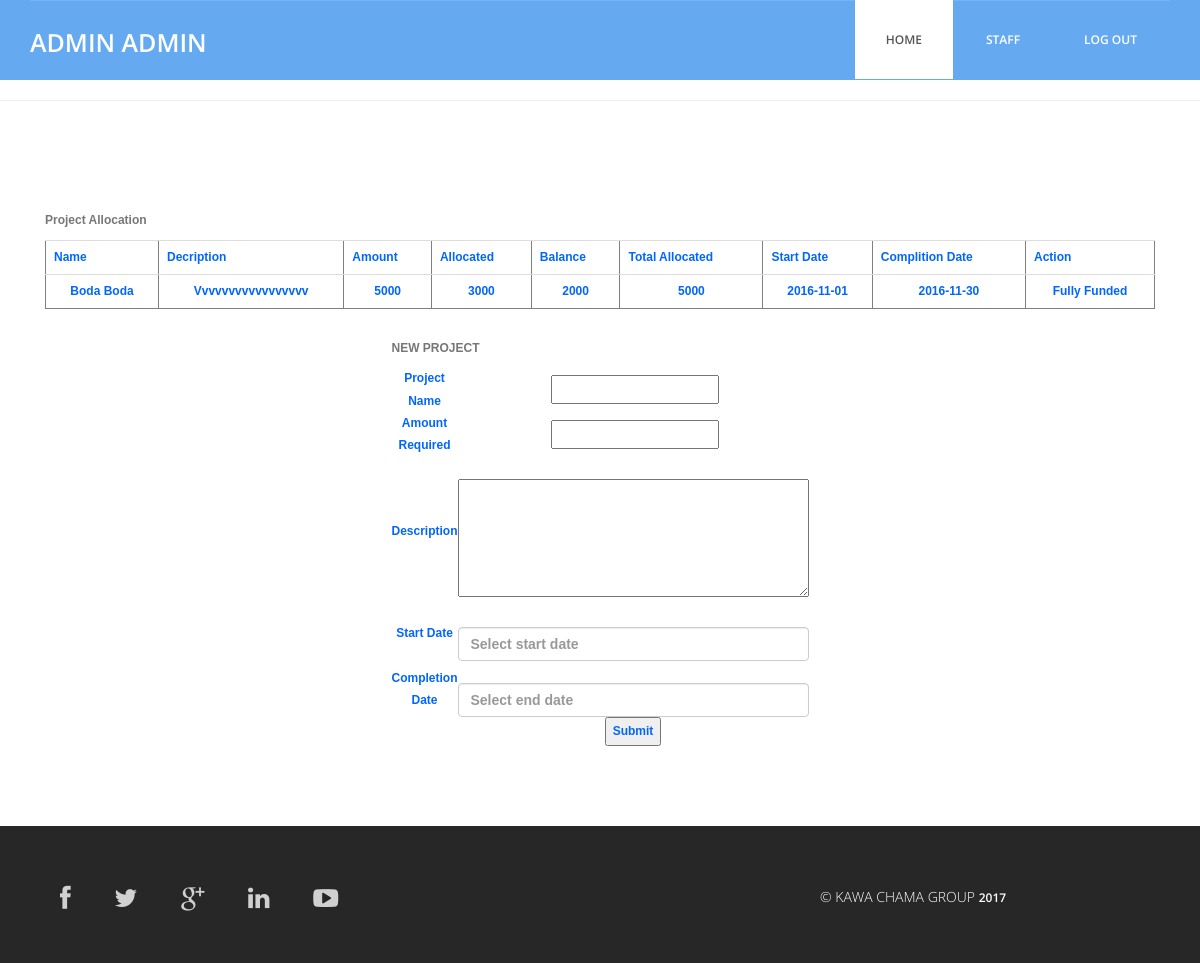
The app's page /admin/admin.php (signed in) with its own data.
### tables this page shows
CREATE TABLE IF NOT EXISTS `users` (
`id` int(11) NOT NULL,
  `f_name` varchar(60) NOT NULL,
  `l_name` varchar(60) NOT NULL,
  `id_no` int(11) NOT NULL,
  `username` varchar(60) NOT NULL,
  `password` varchar(60) NOT NULL,
  `reg_date` timestamp NOT NULL DEFAULT CURRENT_TIMESTAMP,
  `access` int(11) NOT NULL DEFAULT '0',
  `all` int(11) NOT NULL
);

CREATE TABLE IF NOT EXISTS `projects` (
  `name` varchar(60) NOT NULL,
  `amount_req` int(11) NOT NULL,
  `allocated` int(11) NOT NULL,
  `desc` text NOT NULL,
  `start_date` date NOT NULL,
  `end_date` date NOT NULL,
`id` int(11) NOT NULL,
  `bal` int(11) NOT NULL,
  `total` int(11) NOT NULL
);

### admin/admin.php (the view, shortened to what this page needs)
<?php require_once('../Connections/conn.php'); ?>
<?php
$editFormAction = $_SERVER['PHP_SELF'];
if (isset($_SERVER['QUERY_STRING'])) {
  $editFormAction .= "?" . htmlentities($_SERVER['QUERY_STRING']);
}
$query_project = "SELECT * FROM projects";
$project = mysql_query($query_project, $conn) or die(mysql_error());
$row_project = mysql_fetch_assoc($project);
$totalRows_project = mysql_num_rows($project);
?>
<!DOCTYPE html>
<html lang="en">
  <head>
    <link href="../css/bootstrap.min.css" rel="stylesheet">
	<link rel="stylesheet" href="../css/font-awesome.min.css">
	<link rel="stylesheet" href="../css/animate.css">
	<link href="../css/animate.min.css" rel="stylesheet">
	<link href="../css/style.css" rel="stylesheet" />
	<link href="../SpryAssets/SpryValidationTextField.css" rel="stylesheet" type="text/css">
	<link href="../SpryAssets/SpryValidationTextarea.css" rel="stylesheet" type="text/css">
   <link rel="stylesheet" href="../calender/assets/css/jquery-ui.min.css">
  </head>
  <body>
	<header id="header">
        <?php include('../header/admin_head.php');?>
    </header>
	<hr>
	<div class="services">
		<div class="container">
			<div class="col-md-12">
			<form name="form1" method="post" action="">
					<table width="50%" border="1" align="right" id="newMember" class="table table-responsive">
							<caption>
									Project Allocation
									</caption>
							<tr>
									<th scope="col">Name</th>
									<th scope="col">Decription</th>
									<th scope="col">Amount</th>
									<th scope="col">Allocated</th>
									<th scope="col">balance</th>
									<th scope="col">Total Allocated</th>
									<th scope="col">Start date</th>
									<th scope="col">Complition date</th>
									<th scope="col">Action</th>
							</tr>
									<?php if ($totalRows_project > 0) {  ?>
											<?php do { ?>
											<tr>
													<td><?php echo $row_project['name']; ?></td>
													<td><?php echo $row_project['desc']; ?></td>
													<td><?php echo $row_project['amount_req']; ?></td>
													<td><?php echo $row_project['allocated']; ?></td>
													<td><?php echo $balance=($row_project['amount_req']-$row_project['allocated']); ?></td>
													<td><?php echo $row_project['total']; ?></td>
													<td><?php echo $row_project['start_date']; ?></td>
													<td><?php echo $row_project['end_date']; ?></td>
													<td>
													<?php if($row_project['amount_req']!==$row_project['total']){?>
													<a href="allocate.php?name=<?php echo $row_project['name']; ?>">Allocate</a></td>									<?php }else{echo "Fully Funded";}?>
													</tr>
													<?php } while ($row_project = mysql_fetch_assoc($project)); ?>
											<?php }  ?>
					</table>
			</form>
			</div>
				<div class="col-md-12">
			<form action="<?php echo $editFormAction; ?>" method="POST" name="events" id="events">
					<table width="300" border="0" id="newMember" align="center">
							<caption>
									NEW PROJECT
									</caption>
							<tr>
									<td width="96" scope="col">Project name</td>
									<td width="240" scope="col"><span id="sprytextfield1">
											<input type="text" name="name" id="name">
											<span class="textfieldRequiredMsg">A value is required.</span></span></td>
							</tr>
							<tr>
									<td>Amount required</td>
									<td><span id="sprytextfield2">
											<input type="text" name="amound" id="amound">
											<span class="textfieldRequiredMsg">A value is required.</span></span></td>
							</tr>
							<tr>
									<td>Description</td>
									<td><span id="sprytextarea1">
											<textarea name="decr" id="decr" cols="45" rows="5"></textarea>
											<span class="textareaRequiredMsg">A value is required.</span></span></td>
							</tr>
							<tr>
									<td>Start date</td>
									<td> <label for="start" class="form-group"></label>
                                    <input type="text" name="start" id="datepicker" class="form-control" required autocomplete="off" placeholder="Select start date"></td>
							</tr>
							<tr>
									<td>Completion date</td>
									<td><label for="end" class="form-group"></label>
                                    <input type="text" name="end" id="datepicker2" class="form-control" required autocomplete="off" placeholder="Select end date"></td>
							</tr>
							<tr>
									<td>&nbsp;</td>
									<td><input type="submit" name="submit" id="submit" value="Submit"></td>
							</tr>
					</table>
			</form>
			</div>
		</div>
	</div>
	<div class="sub-footer">
		<?php include('../footer/sub_footer.php');?>
	</div>
  </body>
</html>

### header/admin_head.php (shortened to what this page needs)
<?php require_once('../Connections/conn.php'); ?>
<?php
$logoutAction = $_SERVER['PHP_SELF']."?doLogout=true";
?>
<?php
$query_admin = "SELECT * FROM users WHERE `access` = 1";
$admin = mysql_query($query_admin, $conn) or die(mysql_error());
$row_admin = mysql_fetch_assoc($admin);
?>
<nav class="navbar navbar-default navbar-static-top" role="banner">
            <div class="container">
                <div class="navbar-header">
                   <div class="navbar-brand">
						<a href="#"><h1><?php echo $row_admin['f_name']."  ".$row_admin['l_name']; ?></h1></a>
					</div>
                </div>
                <div class="navbar-collapse collapse">
					<div class="menu">
						<ul class="nav nav-tabs" role="tablist">
							<li role="presentation"><a href="../admin/admin.php" class="active">Home</a></li>
							<li role="presentation"><a href="../admin/manage_staff.php">Staff</a></li>
							<li role="presentation"><a href="<?php echo $logoutAction ?>">Log Out</a></li>
						</ul>
					</div>
				</div>
            </div>
        </nav>

### css/style.css (style rules this page uses)
body { font-family:'Open Sans', Arial, sans-serif; font-size:14px; font-weight:300; line-height:1.6em; color:#fff; background-color:#fff; overflow-x:hidden; }
a { text-decoration:none; transition: all 0.1s ease-in-out; -moz-transition: all 0.1s ease-in-out; -webkit-transition: all 0.1s ease-in-out; -o-transition: all 0.1s ease-in-out; outline: none; color:#272727; }
.navbar-brand { float: left; height: 50px; padding: 15px 15px; font-size: 18px; line-height: 20px; }
.navbar-brand h1 { margin-top:9px; padding-top:5px; float: left; font-size: 25px; color:#fff; text-transform:uppercase; font-weight:600; }
.menu { font-size:12px; float:right; text-transform:uppercase; font-weight:600; }
.navbar-collapse { padding-right: 15px; padding-left: 15px; overflow-x: visible; -webkit-overflow-scrolling: touch; border-top: 0px solid transparent; -webkit-box-shadow: inset 0 1px 0 rgba(255, 255, 255, .1); box-shadow: inset 0 1px 0 rgba(255, 255, 255, .1); }
.menu ul.nav-tabs li { color:#fff; }
.nav-tabs { border-bottom: 0; }
.nav-tabs > li { float: left; margin-bottom: 0; }
.nav-tabs > li > a { border-radius:0; color:#fff; padding:30px; }
.nav-tabs > li a.active { color: #555; cursor: default; background-color: #fff; border: 1px solid #fff; border-bottom-color:#fff; }
.navbar-default { background-color: #65AAF0; border-color:#65AAF0; }
.services { padding:80px 0 80px 0; }
.sub-footer { background:#272727; padding:30px; }
#newMember { color: #06F; text-align:center; font-family:Tahoma, Geneva, sans-serif; font-size:12px; text-transform:capitalize; }

### records on screen
users: f_name "ADMIN", l_name "ADMIN"
projects: name "Boda Boda", desc "Vvvvvvvvvvvvvvvvv", amount_req "5000", allocated "3000", $balance=($row_project['amount_req']-$row_project['allocated']) "2000", total "5000", start_date "2016-11-01", end_date "2016-11-30", shows "Fully Funded"
